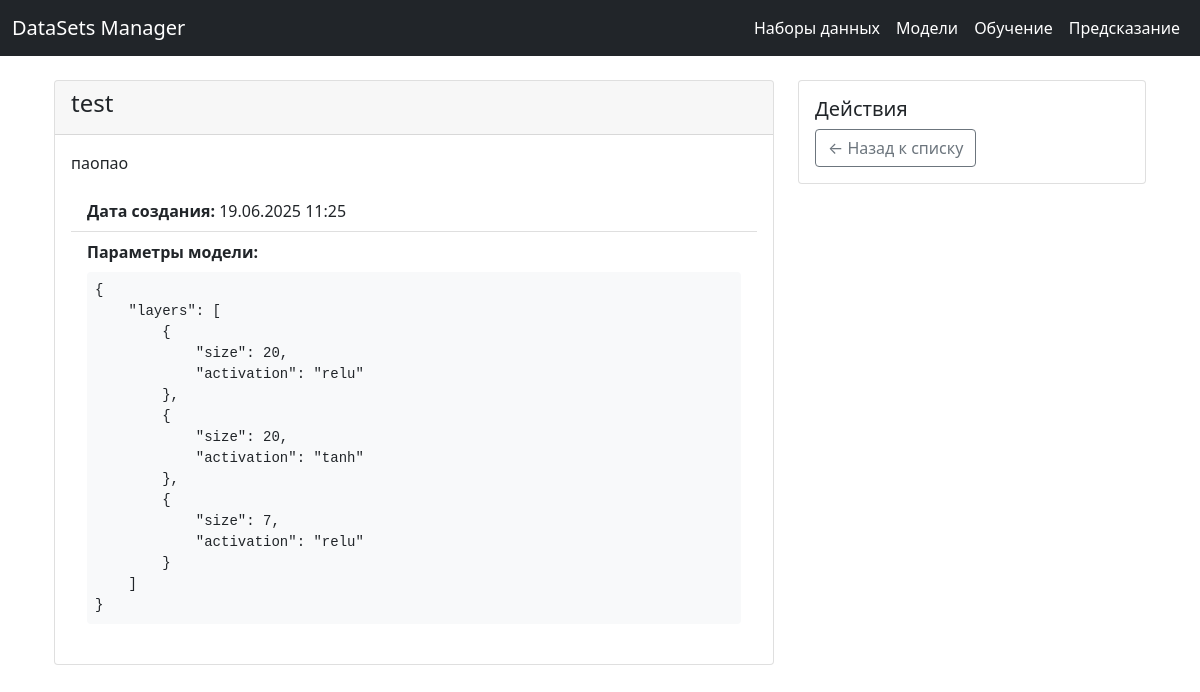
/neural_network//2/, run on the app's committed database.
### neural_network/models.py (models this page shows, shortened)
class MLModel(models.Model):
    title = models.CharField(max_length=255, verbose_name="Название модели")
    description = models.TextField(verbose_name="Описание")
    creation_date = models.DateTimeField(auto_now_add=True, verbose_name="Дата создания")
    parameters = models.JSONField(verbose_name="Параметры модели")
    user = models.ForeignKey(
        settings.AUTH_USER_MODEL,
        on_delete=models.CASCADE,
        related_name='mlmodels',
        default=1
    )
    class Meta:
        verbose_name = "Модель машинного обучения"
        verbose_name_plural = "Модели"
    def formatted_parameters(self):
        return json.dumps(self.parameters, indent=4, ensure_ascii=False)

### neural_network/views.py (the view)
# urls.py: path('/<int:pk>/', neural_network_views.model_detail, name='model_detail'),
def model_detail(request, pk):
    model = get_object_or_404(MLModel, pk=pk)
    return render(request, 'models/detail.html', {'model': model})

### neural_network/templates/models/detail.html
{% extends "base.html" %}
{% block content %}
<div class="container">
    <div class="row">
        <div class="col-md-8">
            <div class="card">
                <div class="card-header">
                    <h4>{{ model.title }}</h4>
                </div>
                <div class="card-body">
                    <p class="card-text">{{ model.description }}</p>
                    <ul class="list-group list-group-flush">
                        <li class="list-group-item">
                            <strong>Дата создания:</strong>
                            {{ model.creation_date|date:"d.m.Y H:i" }}
                        </li>
                        <li class="list-group-item">
                            <strong>Параметры модели:</strong>
                            <pre class="mt-2 p-2 bg-light rounded">{{ model.formatted_parameters }}</pre>
                        </li>
                    </ul>
                </div>
            </div>
        </div>
        <div class="col-md-4">
            <div class="card">
                <div class="card-body">
                    <h5 class="card-title">Действия</h5>
                    <a href="{% url 'model_list' %}" class="btn btn-outline-secondary btn-block">
                        ← Назад к списку
                    </a>
                </div>
            </div>
        </div>
    </div>
</div>
{% endblock %}

### data on the page
MLModel: title "test", description "паопао", creation_date "19.06.2025 11:25", formatted_parameters "{ \"layers\": [ { \"size\": 20, \"activation\": \"relu\" }, { \"size\": 20, \"activation\": \"tanh\" }, { \"size\": 7, \"activation\": \"relu\" } ] }"
